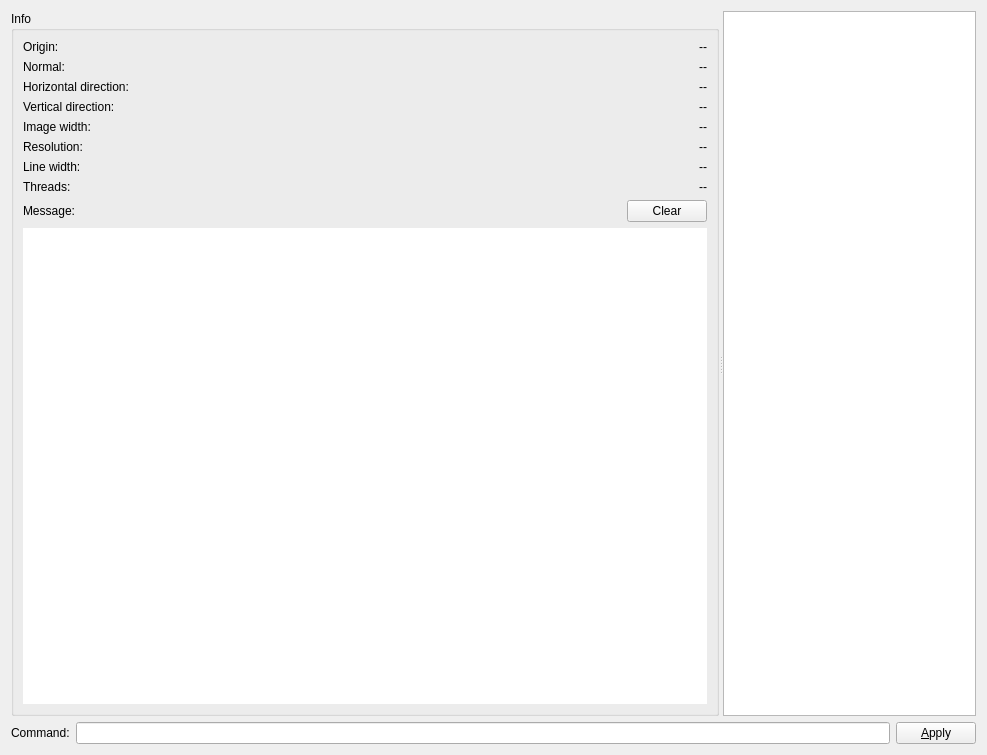
<?xml version="1.0" encoding="UTF-8"?>
<ui version="4.0">
 <class>SectionalViewer</class>
 <widget class="QWidget" name="SectionalViewer">
  <property name="geometry">
   <rect>
    <x>0</x>
    <y>0</y>
    <width>987</width>
    <height>755</height>
   </rect>
  </property>
  <property name="windowTitle">
   <string>Form</string>
  </property>
  <layout class="QVBoxLayout" name="verticalLayout">
   <item>
    <widget class="QSplitter" name="splitter">
     <property name="orientation">
      <enum>Qt::Horizontal</enum>
     </property>
     <widget class="QGroupBox" name="groupBoxInfo">
      <property name="sizePolicy">
       <sizepolicy hsizetype="Preferred" vsizetype="Preferred">
        <horstretch>0</horstretch>
        <verstretch>0</verstretch>
       </sizepolicy>
      </property>
      <property name="title">
       <string>Info</string>
      </property>
      <layout class="QVBoxLayout" name="verticalLayout_3">
       <item>
        <layout class="QFormLayout" name="formLayout">
         <item row="0" column="0">
          <widget class="QLabel" name="label_2">
           <property name="text">
            <string>Origin:</string>
           </property>
          </widget>
         </item>
         <item row="0" column="1">
          <widget class="QLabel" name="labelOrigin">
           <property name="text">
            <string>--</string>
           </property>
           <property name="alignment">
            <set>Qt::AlignRight|Qt::AlignTrailing|Qt::AlignVCenter</set>
           </property>
          </widget>
         </item>
         <item row="1" column="0">
          <widget class="QLabel" name="label">
           <property name="sizePolicy">
            <sizepolicy hsizetype="Fixed" vsizetype="Preferred">
             <horstretch>0</horstretch>
             <verstretch>0</verstretch>
            </sizepolicy>
           </property>
           <property name="text">
            <string>Normal:</string>
           </property>
          </widget>
         </item>
         <item row="1" column="1">
          <widget class="QLabel" name="labelNormal">
           <property name="text">
            <string>--</string>
           </property>
           <property name="alignment">
            <set>Qt::AlignRight|Qt::AlignTrailing|Qt::AlignVCenter</set>
           </property>
          </widget>
         </item>
         <item row="2" column="0">
          <widget class="QLabel" name="label_4">
           <property name="text">
            <string>Horizontal direction:</string>
           </property>
          </widget>
         </item>
         <item row="2" column="1">
          <widget class="QLabel" name="labelHdir">
           <property name="text">
            <string>--</string>
           </property>
           <property name="alignment">
            <set>Qt::AlignRight|Qt::AlignTrailing|Qt::AlignVCenter</set>
           </property>
          </widget>
         </item>
         <item row="3" column="0">
          <widget class="QLabel" name="label_7">
           <property name="text">
            <string>Vertical direction:</string>
           </property>
          </widget>
         </item>
         <item row="3" column="1">
          <widget class="QLabel" name="labelVdir">
           <property name="text">
            <string>--</string>
           </property>
           <property name="alignment">
            <set>Qt::AlignRight|Qt::AlignTrailing|Qt::AlignVCenter</set>
           </property>
          </widget>
         </item>
         <item row="4" column="0">
          <widget class="QLabel" name="label_3">
           <property name="sizePolicy">
            <sizepolicy hsizetype="Fixed" vsizetype="Preferred">
             <horstretch>0</horstretch>
             <verstretch>0</verstretch>
            </sizepolicy>
           </property>
           <property name="text">
            <string>Image width:</string>
           </property>
          </widget>
         </item>
         <item row="4" column="1">
          <widget class="QLabel" name="labelImageWidth">
           <property name="text">
            <string>--</string>
           </property>
           <property name="alignment">
            <set>Qt::AlignRight|Qt::AlignTrailing|Qt::AlignVCenter</set>
           </property>
          </widget>
         </item>
         <item row="5" column="0">
          <widget class="QLabel" name="label_9">
           <property name="sizePolicy">
            <sizepolicy hsizetype="Fixed" vsizetype="Preferred">
             <horstretch>0</horstretch>
             <verstretch>0</verstretch>
            </sizepolicy>
           </property>
           <property name="text">
            <string>Resolution:</string>
           </property>
          </widget>
         </item>
         <item row="5" column="1">
          <widget class="QLabel" name="labelResolution">
           <property name="text">
            <string>--</string>
           </property>
           <property name="alignment">
            <set>Qt::AlignRight|Qt::AlignTrailing|Qt::AlignVCenter</set>
           </property>
          </widget>
         </item>
         <item row="6" column="0">
          <widget class="QLabel" name="label_6">
           <property name="text">
            <string>Line width:</string>
           </property>
          </widget>
         </item>
         <item row="6" column="1">
          <widget class="QLabel" name="labelLineWidth">
           <property name="text">
            <string>--</string>
           </property>
           <property name="alignment">
            <set>Qt::AlignRight|Qt::AlignTrailing|Qt::AlignVCenter</set>
           </property>
          </widget>
         </item>
         <item row="7" column="0">
          <widget class="QLabel" name="label_15">
           <property name="sizePolicy">
            <sizepolicy hsizetype="Fixed" vsizetype="Preferred">
             <horstretch>0</horstretch>
             <verstretch>0</verstretch>
            </sizepolicy>
           </property>
           <property name="text">
            <string>Threads:</string>
           </property>
          </widget>
         </item>
         <item row="7" column="1">
          <widget class="QLabel" name="labelNumThread">
           <property name="text">
            <string>--</string>
           </property>
           <property name="alignment">
            <set>Qt::AlignRight|Qt::AlignTrailing|Qt::AlignVCenter</set>
           </property>
          </widget>
         </item>
        </layout>
       </item>
       <item>
        <layout class="QVBoxLayout" name="verticalLayout_2">
         <item>
          <layout class="QHBoxLayout" name="horizontalLayout_2">
           <item>
            <widget class="QLabel" name="label_5">
             <property name="text">
              <string>Message:</string>
             </property>
            </widget>
           </item>
           <item>
            <spacer name="horizontalSpacer">
             <property name="orientation">
              <enum>Qt::Horizontal</enum>
             </property>
             <property name="sizeHint" stdset="0">
              <size>
               <width>40</width>
               <height>20</height>
              </size>
             </property>
            </spacer>
           </item>
           <item>
            <widget class="QPushButton" name="pushButton">
             <property name="text">
              <string>Clear</string>
             </property>
            </widget>
           </item>
          </layout>
         </item>
         <item>
          <widget class="QPlainTextEdit" name="plainTextEditCommandResult">
           <property name="frameShape">
            <enum>QFrame::NoFrame</enum>
           </property>
           <property name="frameShadow">
            <enum>QFrame::Plain</enum>
           </property>
           <property name="lineWidth">
            <number>0</number>
           </property>
           <property name="horizontalScrollBarPolicy">
            <enum>Qt::ScrollBarAlwaysOff</enum>
           </property>
           <property name="undoRedoEnabled">
            <bool>false</bool>
           </property>
           <property name="readOnly">
            <bool>true</bool>
           </property>
          </widget>
         </item>
        </layout>
       </item>
      </layout>
     </widget>
     <widget class="QGraphicsView" name="graphicsView">
      <property name="sizePolicy">
       <sizepolicy hsizetype="Expanding" vsizetype="Expanding">
        <horstretch>0</horstretch>
        <verstretch>0</verstretch>
       </sizepolicy>
      </property>
      <property name="verticalScrollBarPolicy">
       <enum>Qt::ScrollBarAsNeeded</enum>
      </property>
      <property name="horizontalScrollBarPolicy">
       <enum>Qt::ScrollBarAsNeeded</enum>
      </property>
      <property name="sizeAdjustPolicy">
       <enum>QAbstractScrollArea::AdjustToContents</enum>
      </property>
      <property name="backgroundBrush">
       <brush brushstyle="NoBrush">
        <color alpha="255">
         <red>0</red>
         <green>0</green>
         <blue>0</blue>
        </color>
       </brush>
      </property>
     </widget>
    </widget>
   </item>
   <item>
    <layout class="QHBoxLayout" name="horizontalLayout">
     <item>
      <widget class="QLabel" name="labelCommand">
       <property name="text">
        <string>Command:</string>
       </property>
      </widget>
     </item>
     <item>
      <widget class="QLineEdit" name="lineEditCommand"/>
     </item>
     <item>
      <widget class="QPushButton" name="pushButtonApply">
       <property name="text">
        <string>&amp;Apply</string>
       </property>
      </widget>
     </item>
    </layout>
   </item>
  </layout>
 </widget>
 <resources/>
 <connections>
  <connection>
   <sender>pushButtonApply</sender>
   <signal>pressed()</signal>
   <receiver>SectionalViewer</receiver>
   <slot>execCommand()</slot>
   <hints>
    <hint type="sourcelabel">
     <x>976</x>
     <y>632</y>
    </hint>
    <hint type="destinationlabel">
     <x>549</x>
     <y>430</y>
    </hint>
   </hints>
  </connection>
  <connection>
   <sender>lineEditCommand</sender>
   <signal>returnPressed()</signal>
   <receiver>pushButtonApply</receiver>
   <slot>click()</slot>
   <hints>
    <hint type="sourcelabel">
     <x>429</x>
     <y>632</y>
    </hint>
    <hint type="destinationlabel">
     <x>976</x>
     <y>632</y>
    </hint>
   </hints>
  </connection>
  <connection>
   <sender>pushButton</sender>
   <signal>clicked()</signal>
   <receiver>plainTextEditCommandResult</receiver>
   <slot>clear()</slot>
   <hints>
    <hint type="sourcelabel">
     <x>621</x>
     <y>265</y>
    </hint>
    <hint type="destinationlabel">
     <x>615</x>
     <y>287</y>
    </hint>
   </hints>
  </connection>
 </connections>
 <slots>
  <slot>execCommand()</slot>
 </slots>
</ui>
